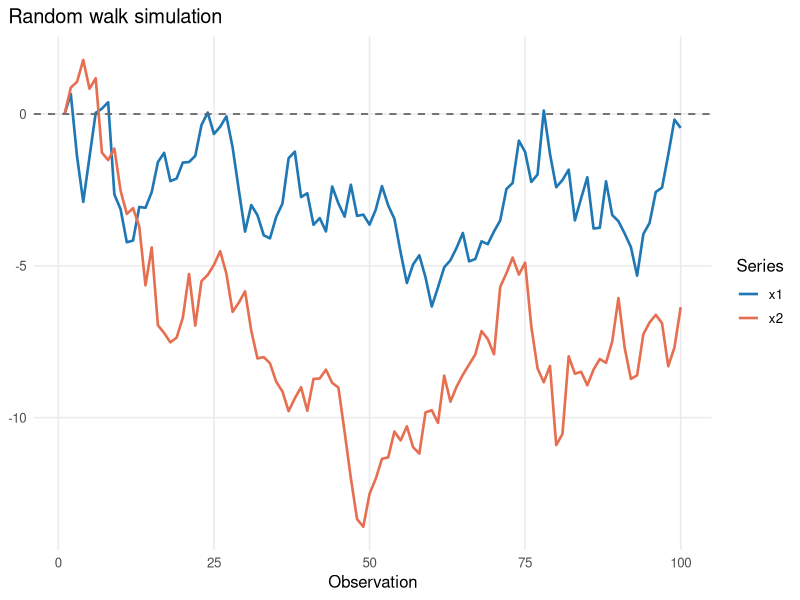
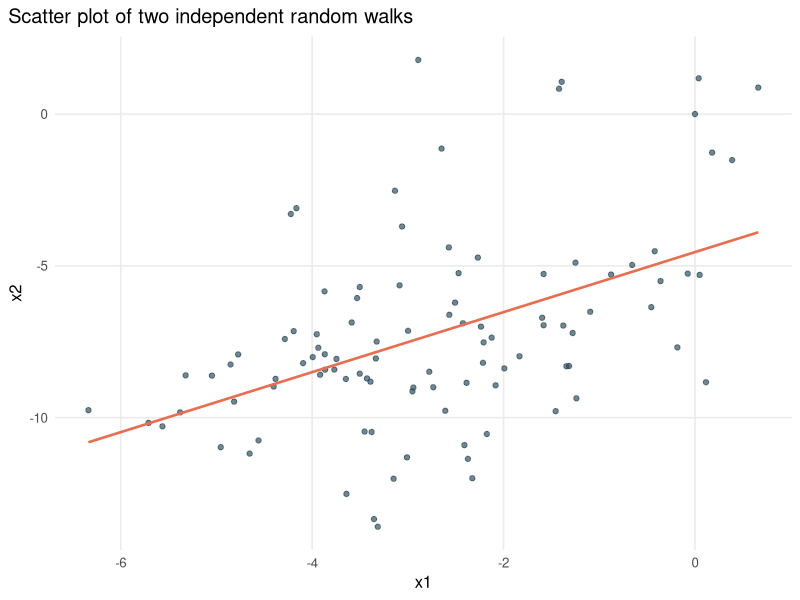
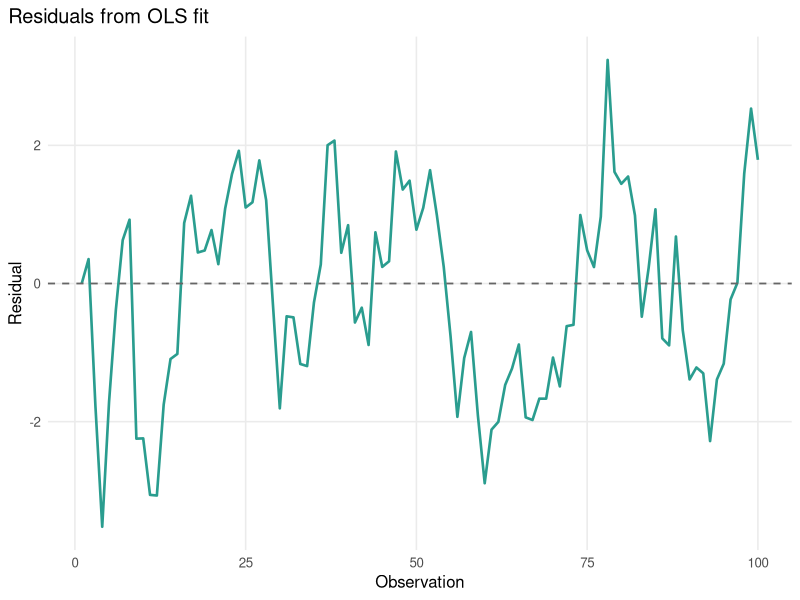
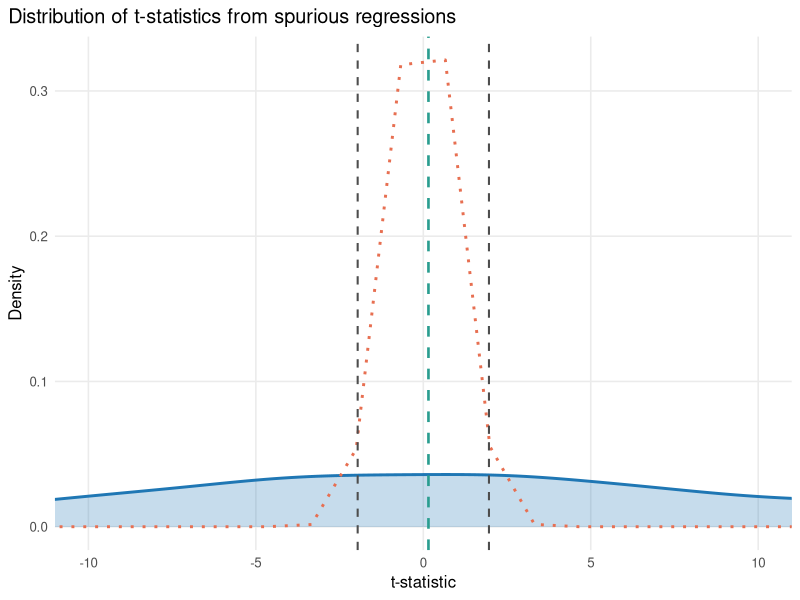

Recreate these plots in R, in order.
rm(list = ls())

suppressPackageStartupMessages({
  library(ggplot2)
})

plot_theme <- theme_minimal(base_size = 12) +
  theme(
    plot.title.position = "plot",
    panel.grid.minor = element_blank()
  )

# Random walk with drift:
# y_t = mu + y_(t-1) + e_t
rho <- 1
sigma2 <- 1
mu <- c(0, 0)
nobs <- 100

simulate_rw_pair <- function(n, rho, mu, sigma2) {
  rw <- matrix(0, nrow = n, ncol = 2)
  for (k in 1:2) {
    for (t in 2:n) {
      rw[t, k] <- mu[k] + rho * rw[t - 1, k] + rnorm(1, sd = sqrt(sigma2))
    }
  }
  rw
}

set.seed(234)
rw_sim <- simulate_rw_pair(n = nobs, rho = rho, mu = mu, sigma2 = sigma2)
rw_df <- data.frame(
  obs = seq_len(nobs),
  x1 = rw_sim[, 1],
  x2 = rw_sim[, 2]
)

# Time series plot -----------------------------------------------------------
rw_long <- rbind(
  data.frame(obs = rw_df$obs, value = rw_df$x1, series = "x1"),
  data.frame(obs = rw_df$obs, value = rw_df$x2, series = "x2")
)

print(
  ggplot(rw_long, aes(x = obs, y = value, color = series)) +
    geom_line(linewidth = 0.9) +
    geom_hline(yintercept = 0, linewidth = 0.6, linetype = "dashed", color = "gray40") +
    scale_color_manual(values = c("x1" = "#1f77b4", "x2" = "#e76f51")) +
    labs(
      title = "Random walk simulation",
      x = "Observation",
      y = NULL,
      color = "Series"
    ) +
    plot_theme
)

# Spurious regression --------------------------------------------------------
print(
  ggplot(rw_df, aes(x = x1, y = x2)) +
    geom_point(alpha = 0.65, color = "#264653") +
    geom_smooth(method = "lm", se = FALSE, color = "#e76f51", linewidth = 0.9) +
    labs(
      title = "Scatter plot of two independent random walks",
      x = "x1",
      y = "x2"
    ) +
    plot_theme
)

spurious_model <- lm(x1 ~ 0 + x2, data = rw_df)
print(summary(spurious_model))

rw_df$residual <- resid(spurious_model)
print(
  ggplot(rw_df, aes(x = obs, y = residual)) +
    geom_line(linewidth = 0.9, color = "#2a9d8f") +
    geom_hline(yintercept = 0, linewidth = 0.6, linetype = "dashed", color = "gray40") +
    labs(title = "Residuals from OLS fit", x = "Observation", y = "Residual") +
    plot_theme
)

# Monte Carlo distribution of spurious t-statistics -------------------------
set.seed(234)
nexper <- 5000
t_values <- numeric(nexper)

for (n in 1:nexper) {
  rw_sim <- simulate_rw_pair(n = nobs, rho = rho, mu = mu, sigma2 = sigma2)
  rw_df <- data.frame(x1 = rw_sim[, 1], x2 = rw_sim[, 2])
  spurious_model <- lm(x1 ~ 0 + x2, data = rw_df)
  t_values[n] <- coef(summary(spurious_model))[1, "t value"]
}

t_df <- data.frame(tstat = t_values)
print(
  ggplot(t_df, aes(x = tstat)) +
    geom_density(linewidth = 1, fill = "#1f77b4", alpha = 0.25, color = "#1f77b4") +
    stat_function(
      fun = dnorm,
      args = list(mean = 0, sd = 1),
      color = "#e76f51",
      linetype = "dotted",
      linewidth = 1
    ) +
    geom_vline(xintercept = mean(t_values), color = "#2a9d8f", linetype = "dashed", linewidth = 0.9) +
    geom_vline(xintercept = c(-1.96, 1.96), color = "gray30", linetype = "dashed", linewidth = 0.7) +
    coord_cartesian(xlim = c(-10, 10)) +
    labs(
      title = "Distribution of t-statistics from spurious regressions",
      x = "t-statistic",
      y = "Density"
    ) +
    plot_theme
)
